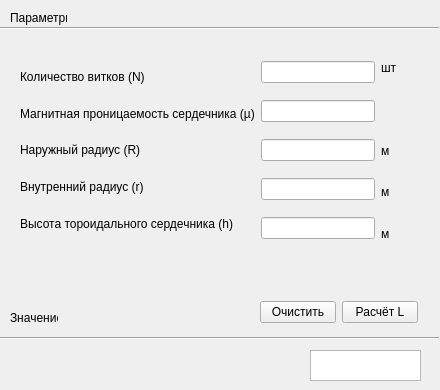
<?xml version="1.0" encoding="UTF-8"?>
<ui version="4.0">
 <class>Inductance_calculation</class>
 <widget class="QWidget" name="Inductance_calculation">
  <property name="geometry">
   <rect>
    <x>0</x>
    <y>0</y>
    <width>440</width>
    <height>390</height>
   </rect>
  </property>
  <property name="windowTitle">
   <string>Form</string>
  </property>
  <widget class="QLabel" name="label_up">
   <property name="geometry">
    <rect>
     <x>10</x>
     <y>10</y>
     <width>57</width>
     <height>16</height>
    </rect>
   </property>
   <property name="text">
    <string>Параметры</string>
   </property>
  </widget>
  <widget class="Line" name="line_up">
   <property name="geometry">
    <rect>
     <x>0</x>
     <y>20</y>
     <width>439</width>
     <height>16</height>
    </rect>
   </property>
   <property name="orientation">
    <enum>Qt::Horizontal</enum>
   </property>
  </widget>
  <widget class="Line" name="line_down">
   <property name="geometry">
    <rect>
     <x>0</x>
     <y>330</y>
     <width>439</width>
     <height>16</height>
    </rect>
   </property>
   <property name="orientation">
    <enum>Qt::Horizontal</enum>
   </property>
  </widget>
  <widget class="QTextBrowser" name="text_L">
   <property name="geometry">
    <rect>
     <x>310</x>
     <y>350</y>
     <width>111</width>
     <height>31</height>
    </rect>
   </property>
   <property name="acceptDrops">
    <bool>true</bool>
   </property>
   <property name="tabChangesFocus">
    <bool>false</bool>
   </property>
   <property name="readOnly">
    <bool>true</bool>
   </property>
  </widget>
  <widget class="QLabel" name="label_Down">
   <property name="geometry">
    <rect>
     <x>10</x>
     <y>310</y>
     <width>48</width>
     <height>16</height>
    </rect>
   </property>
   <property name="text">
    <string>Значение</string>
   </property>
  </widget>
  <widget class="QWidget" name="">
   <property name="geometry">
    <rect>
     <x>20</x>
     <y>50</y>
     <width>377</width>
     <height>201</height>
    </rect>
   </property>
   <layout class="QGridLayout" name="gridLayout_3">
    <item row="0" column="0" rowspan="5">
     <layout class="QGridLayout" name="gridLayout_2">
      <item row="0" column="0" rowspan="5">
       <layout class="QGridLayout" name="gridLayout">
        <item row="0" column="0">
         <widget class="QLabel" name="label_N">
          <property name="text">
           <string>Количество витков (N)</string>
          </property>
         </widget>
        </item>
        <item row="1" column="0">
         <widget class="QLabel" name="label_nu">
          <property name="text">
           <string>Магнитная проницаемость сердечника (µ)</string>
          </property>
         </widget>
        </item>
        <item row="2" column="0">
         <widget class="QLabel" name="label_R">
          <property name="text">
           <string>Наружный радиус (R)</string>
          </property>
         </widget>
        </item>
        <item row="3" column="0">
         <widget class="QLabel" name="label_r">
          <property name="text">
           <string>Внутренний радиус (r)</string>
          </property>
         </widget>
        </item>
        <item row="4" column="0">
         <widget class="QLabel" name="label_h">
          <property name="text">
           <string>Высота тороидального сердечника (h)</string>
          </property>
         </widget>
        </item>
       </layout>
      </item>
      <item row="0" column="1">
       <widget class="QLineEdit" name="lineEdit_N"/>
      </item>
      <item row="1" column="1">
       <widget class="QLineEdit" name="lineEdit_nu"/>
      </item>
      <item row="2" column="1">
       <widget class="QLineEdit" name="lineEdit_R"/>
      </item>
      <item row="3" column="1">
       <widget class="QLineEdit" name="lineEdit_r"/>
      </item>
      <item row="4" column="1">
       <widget class="QLineEdit" name="lineEdit_h"/>
      </item>
     </layout>
    </item>
    <item row="0" column="1">
     <widget class="QLabel" name="label_pieces">
      <property name="text">
       <string>шт</string>
      </property>
     </widget>
    </item>
    <item row="1" column="1">
     <widget class="QLabel" name="label_none">
      <property name="text">
       <string/>
      </property>
     </widget>
    </item>
    <item row="2" column="1">
     <widget class="QLabel" name="label_m_R">
      <property name="text">
       <string>м</string>
      </property>
     </widget>
    </item>
    <item row="3" column="1">
     <widget class="QLabel" name="label_m_r">
      <property name="text">
       <string>м</string>
      </property>
     </widget>
    </item>
    <item row="4" column="1">
     <widget class="QLabel" name="label_m_h">
      <property name="text">
       <string>м</string>
      </property>
     </widget>
    </item>
   </layout>
  </widget>
  <widget class="QWidget" name="">
   <property name="geometry">
    <rect>
     <x>260</x>
     <y>300</y>
     <width>158</width>
     <height>25</height>
    </rect>
   </property>
   <layout class="QGridLayout" name="gridLayout_4">
    <item row="0" column="0">
     <widget class="QPushButton" name="Clear_calculation">
      <property name="text">
       <string>Очистить</string>
      </property>
     </widget>
    </item>
    <item row="0" column="1">
     <widget class="QPushButton" name="L_calculation">
      <property name="text">
       <string>Расчёт L</string>
      </property>
     </widget>
    </item>
   </layout>
  </widget>
 </widget>
 <resources/>
 <connections/>
</ui>
